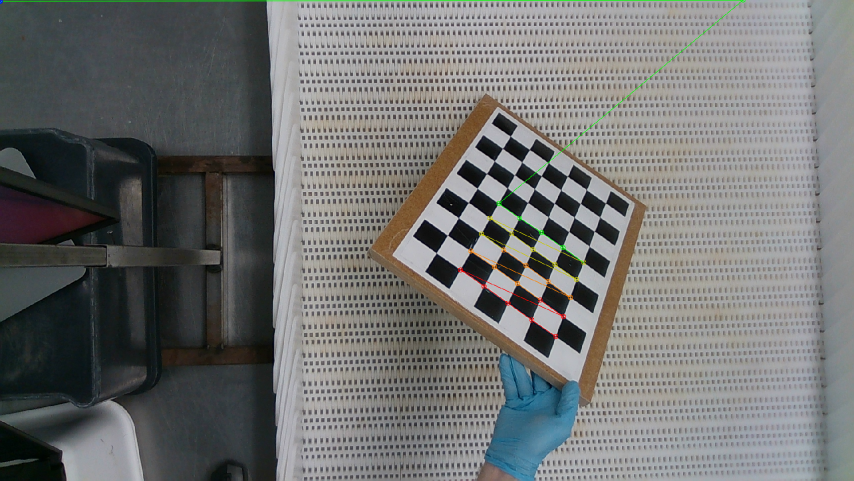
#> input picture EXAMPLEOFCHESSFINDER.png, 1708 x 961 px (shown at 1/2 size)
$ python -i IsolatingFish2.py   (imports and definitions only)
#> lines starting #> are read from the running program, lines starting #| are printed output that depends on the picture; after the words box and inside, x2 and y2 are one past the last pixel; in counts of white or black regions, pixels touching at a corner belong together
#> further down, picture is the input picture: shape (961, 1708, 3); mean B, G, R 112.3, 113.2, 112
import cv2
import numpy as np
import open3d as o3d
import json
import os
from PIL import Image, ImageFilter
from LOGIKdir.AutoCrop import Cropper


# ******************************************* Functions for thresholding ****************************************
class Thresholder:
    # The class wich crops the images on the provided file path (skal måske laves om til at køre på img fra tidligere kode i stedet)

    def __init__(self):
        print("TH initialized")

    # [186 lines left out: functions fillHoles, pointCloudToImage, thresholdImageBlue, thresholdImage, thresholdDepthMap, not called in this run]

    # ******************************************* END Functions for thresholding ****************************************

    # ******************************************* Functions for BLOB seberation ****************************************
    def findEdge(self, image):
        """Find edges in a an image, input is a colour BGR image"""
        imageGray = cv2.cvtColor(image, cv2.COLOR_BGR2GRAY)
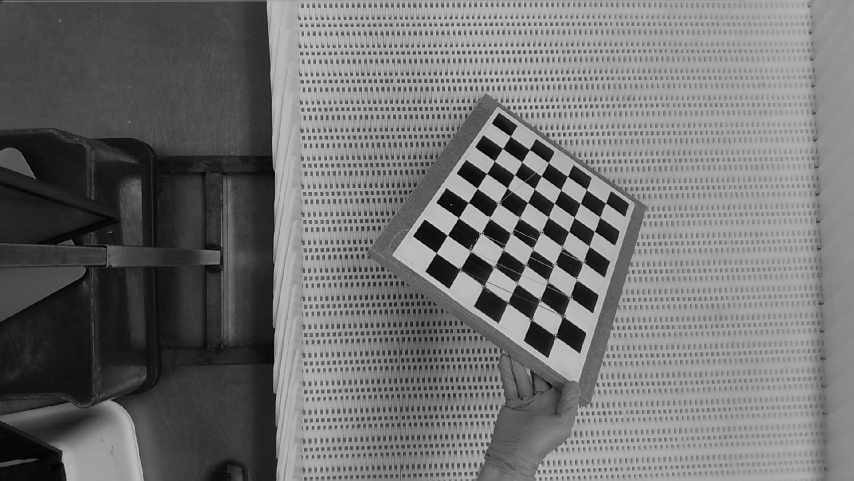
#> imageGray: shape (961, 1708) (shown at 1/2 size); min 0, max 211, mean 112.6

        imageGraBlur = cv2.medianBlur(imageGray, 7)

        # udgangspunkt var 90, 190
        imageEdgeBlur = cv2.Canny(imageGraBlur, 60, 190)
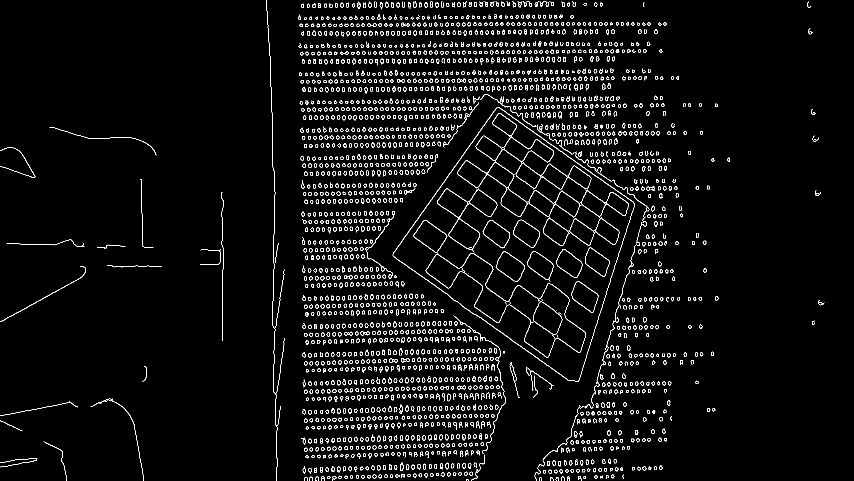
#> imageEdgeBlur: shape (961, 1708) (shown at 1/2 size); 4.1% white in thin lines or dots
        element = cv2.getStructuringElement(1, (2 * 2 + 1, 2 * 2 + 1),
                                            (2, 2))

        imageEdgeBlurDilated = cv2.dilate(imageEdgeBlur, element)
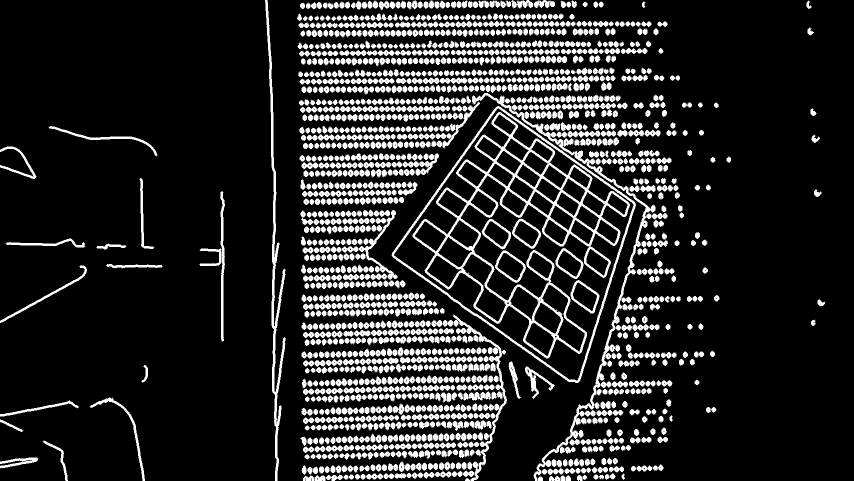
#> imageEdgeBlurDilated: shape (961, 1708) (shown at 1/2 size); 15.7% white; 1438 white regions, largest, box (x1, y1, x2, y2) and area: (825, 224, 1260, 717) 23092, (944, 186, 1311, 961) 9090, (783, 212, 1272, 766) 7133

        return imageEdgeBlurDilated

    # [61 lines left out: functions seperate, isolate, not called in this run]

>>> import cv2
>>> picture = cv2.imread('../EXAMPLEOFCHESSFINDER.png')
>>> result = Thresholder().findEdge(picture)

$ run again, on testCrop1.png
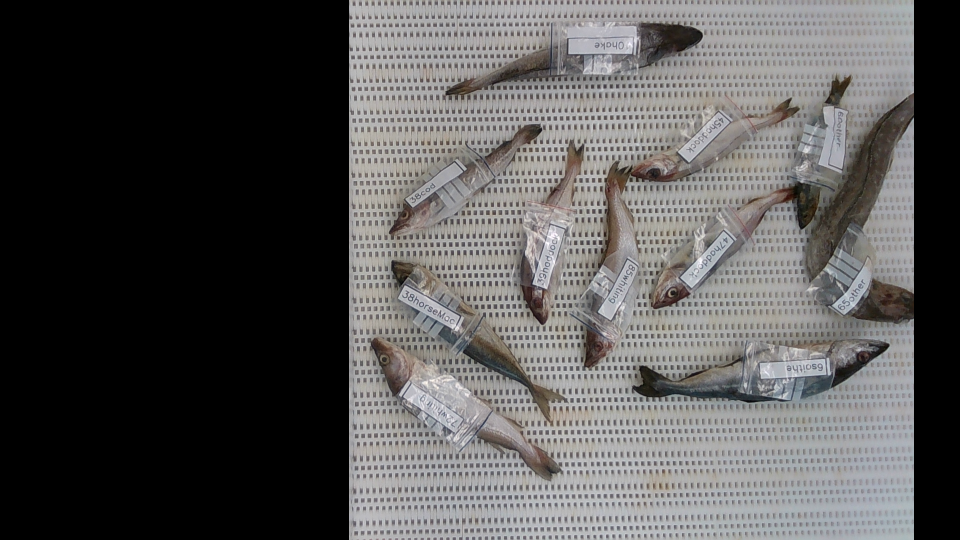
#> input picture testCrop1.png, 1920 x 1080 px (shown at 1/2 size)
#> picture is the input picture: shape (1080, 1920, 3); mean B, G, R 84.3, 84.8, 85.9
#> in findEdge, `imageEdgeBlur = cv2.Canny(imageGraBlur, 60, 190)`:
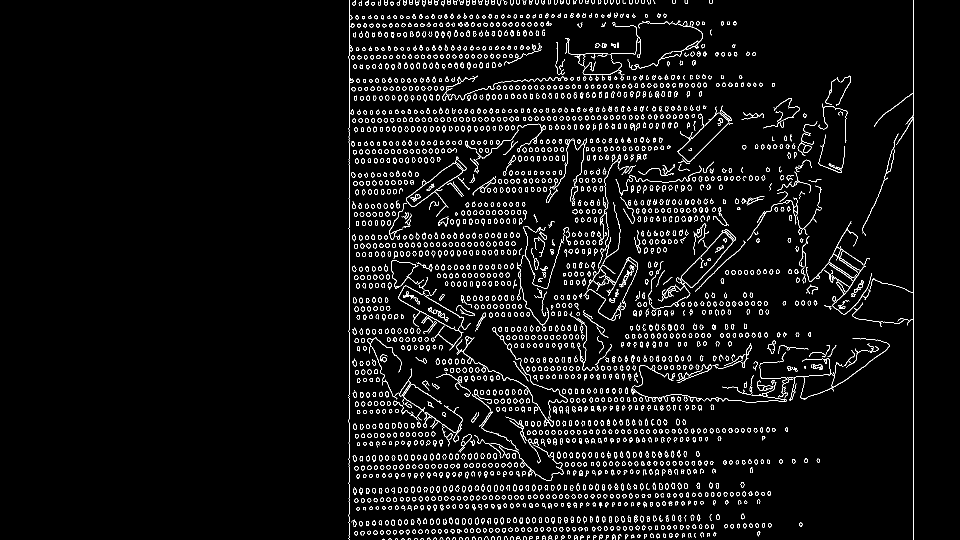
#> imageEdgeBlur: shape (1080, 1920) (shown at 1/2 size); 4.5% white in thin lines or dots, all inside (x1, y1, x2, y2) = (697, 0, 1828, 1080)
#> in findEdge, `imageEdgeBlurDilated = cv2.dilate(imageEdgeBlur, element)`:
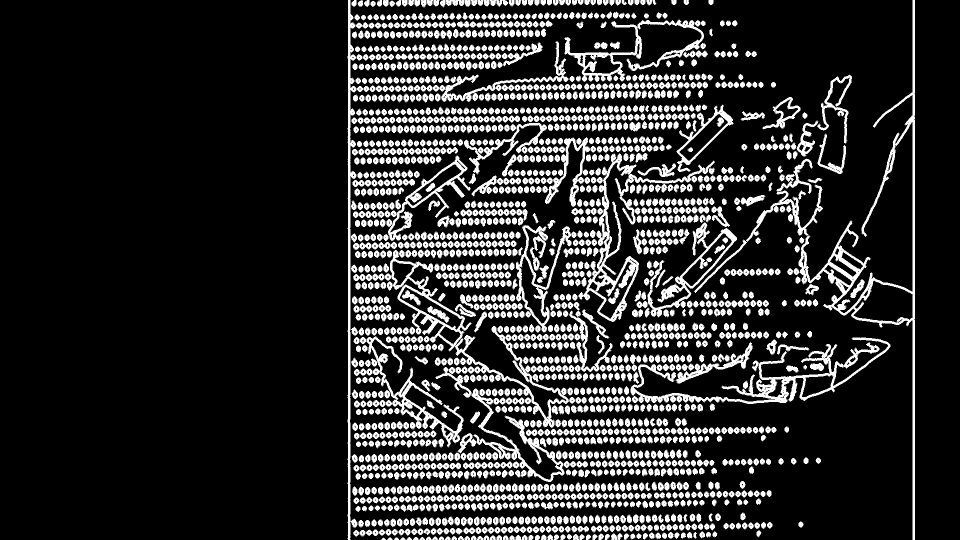
#> imageEdgeBlurDilated: shape (1080, 1920) (shown at 1/2 size); 17.1% white; 1981 white regions, largest, box (x1, y1, x2, y2) and area: (1388, 0, 1830, 1080) 18074, (1261, 675, 1781, 808) 11295, (770, 500, 1150, 856) 11108
